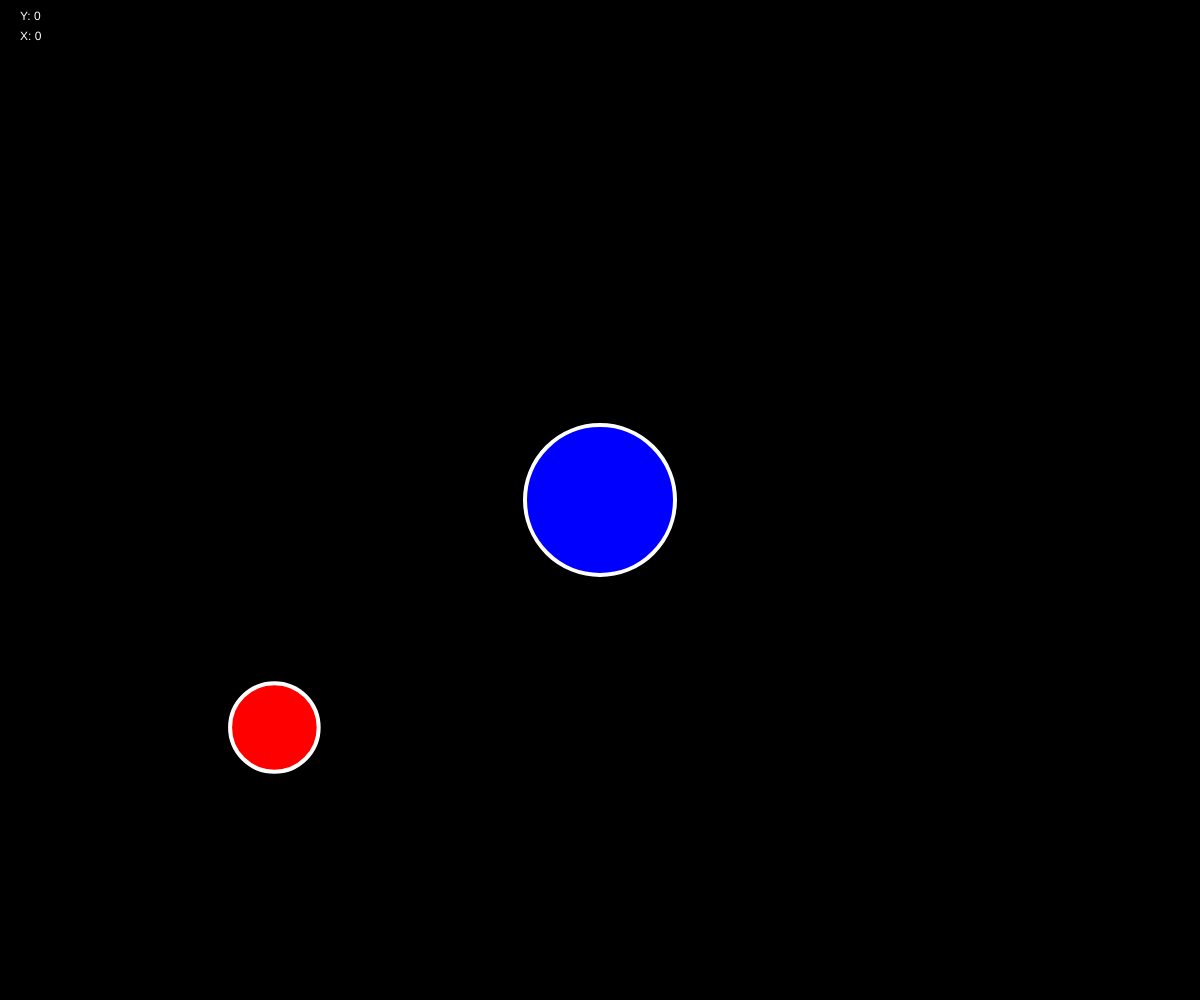
Frame 1 (no input)
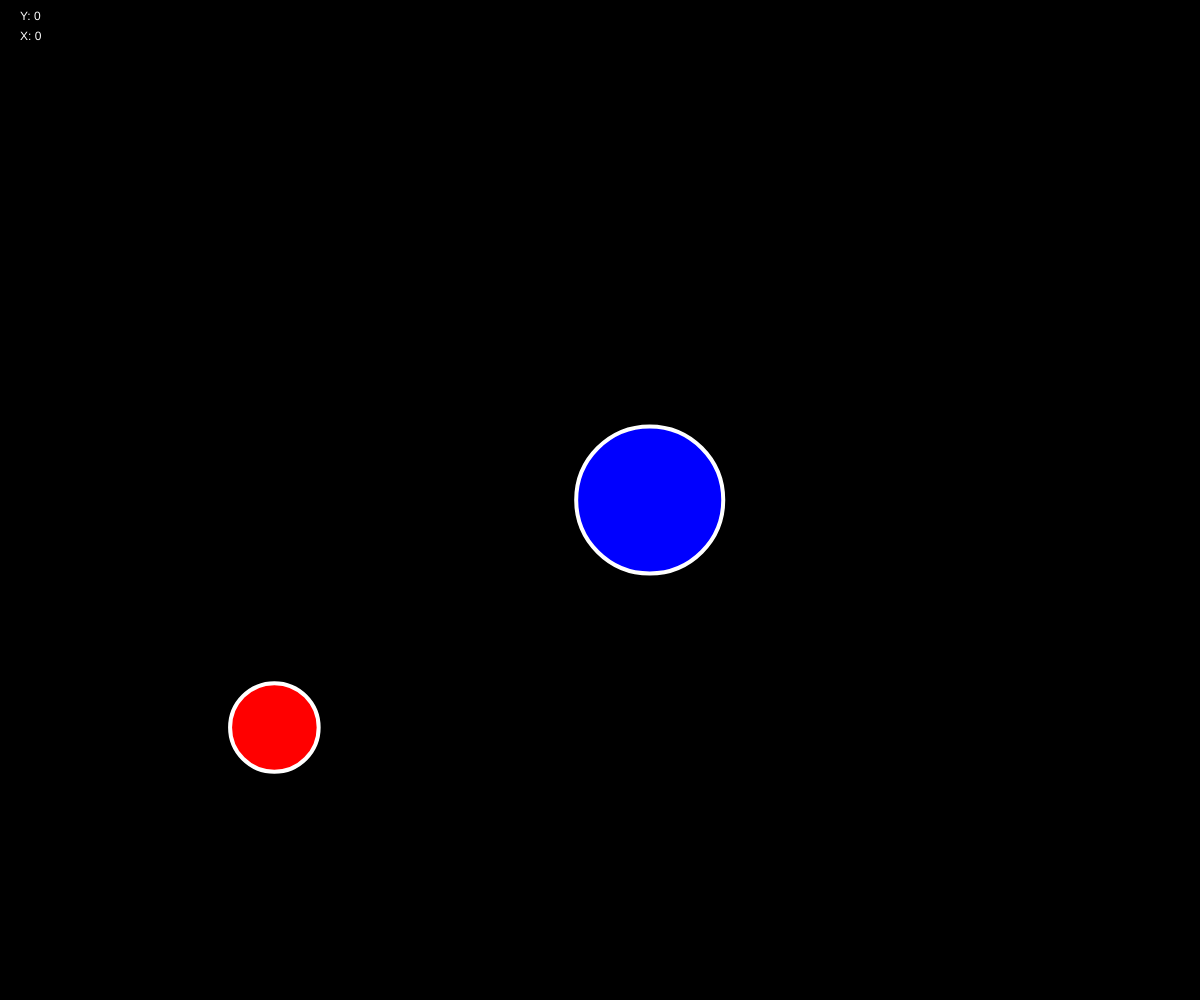
Frame 60 (no input)
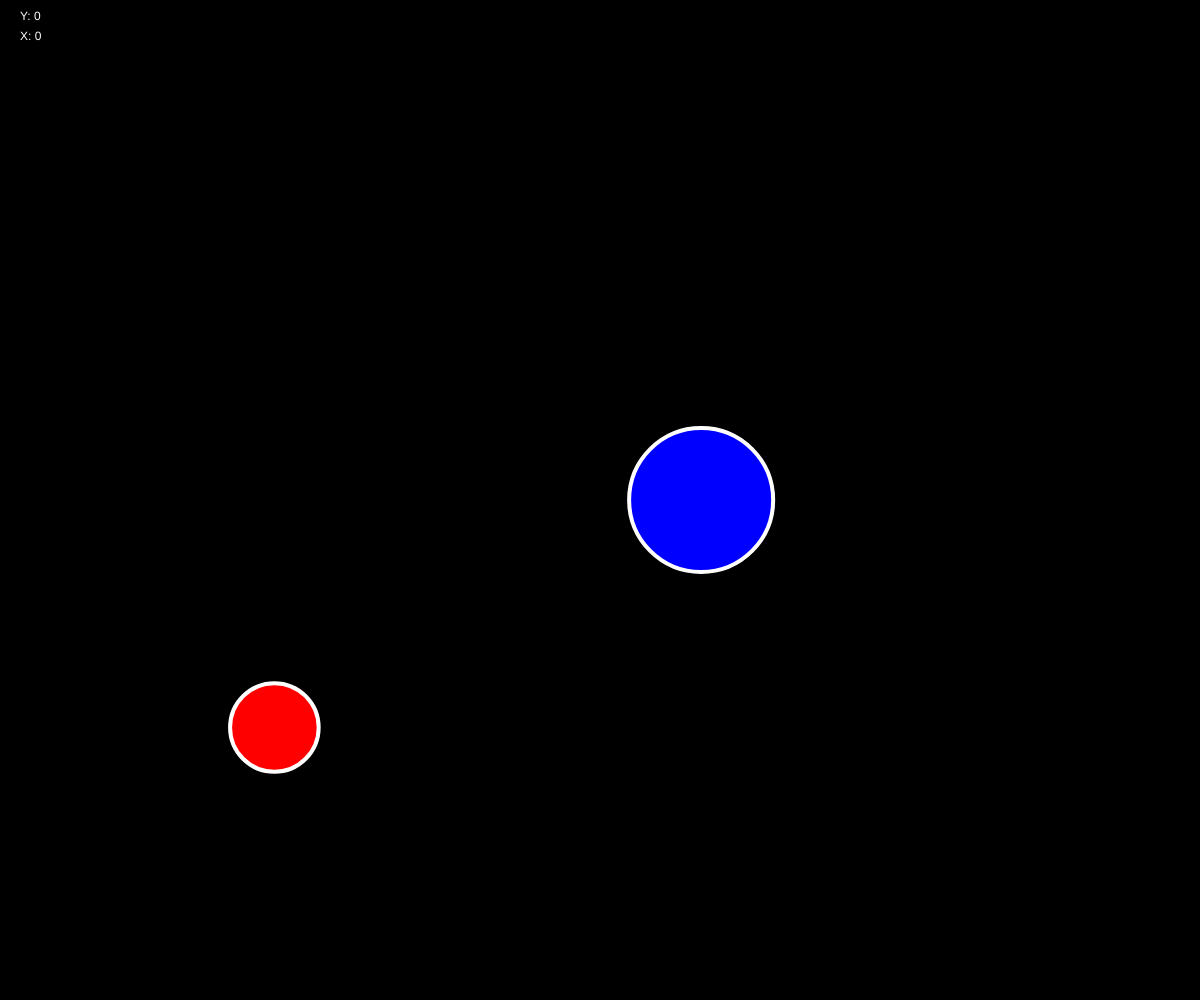
Frame 120 (the mouse pressed at the canvas centre since frame 60)

The p5.js sketch that drew these frames (run headless with seeded random() and noise() and a simulated clock; from frame 60 on, the mouse is pressed at the canvas centre):

// p5.js sketch
// ── sketch.js
//variable para guardar la bola
var b;

//variable comida
var c;

function setup() {

  //crea un canvas del tamano de la ventana
  createCanvas(windowWidth, windowHeight);

  //crea un objeto de la funcion bola
  b = new bola();
  c = new comida();
}

function draw() {
  background(0, 0, 0);

  //imprime los valores de rotacion en X y en Y
  fill(255);
  noStroke();
  text("X: " + floor(rotationY), 20, 40);
  text("Y: " + floor(rotationX), 20, 20);

  //muestra y mueve la bola
  b.mostrar();
  b.mover();
  b.disminuir()

  //muestra la comida
  c.mostrar();

  //revisa que la bola este tocando la comida
  if (dist(b.x, b.y, c.x, c.y) < b.tam / 2 + c.tam / 2) {

    //llama a la funcion morir de la comida
    c.morir();

    //llama a la funcion crecer de la bola y le pasa como parametro el tamano de la comida
    b.crecer(c.tam);
  }

}


function bola() {

  //el tamano es relativo al ancho de la ventana
  this.tam = windowWidth / 8;

  //asigna la posicion en el centro de la ventana
  this.x = width / 2;
  this.y = height / 2;

  //variables de velocidad inician en cero
  this.velx = 0;
  this.vely = 0;

  //funcion mostrar: dibuja la bola
  this.mostrar = function() {
    fill(0, 0, 255);
    strokeWeight(4);
    stroke(255);
    ellipse(this.x, this.y, this.tam, this.tam);
  }

  //funcion mover: dibuja la bola
  this.mover = function() {

    //el movimiento se asigna por la posicion + la velocidad
    this.x = this.x + this.velx;
    this.y = this.y + this.vely;

    //rotationX contola Y
    this.vely = map(rotationX, -90, 90, -3, 3);

    //rotation Y controla X
    this.velx = map(rotationY, -90, 50, -3, 3);

    //evita que la bola salga de la pantalla
    this.x = constrain(this.x, this.tam / 2, width - this.tam / 2);
    this.y = constrain(this.y, this.tam / 2, height - this.tam / 2);
  }

  //funcion crecer: aumenta el tamano de la bola con el valor que llega por parametro. 
  this.crecer = function(t) {
    if (this.tam <= 200) {
      this.tam += t;
    }
  }

  //funcion disminuir; disminuye constantemente el tamano de la bola hasta llegar a un minimo de 3
  this.disminuir = function(t) {
    if (this.tam >= 3) {
      this.tam -= 0.05;
    }
  }
}

function comida() {

  //el tamano es relativo al ancho de la ventana
  this.tam = random(10, windowWidth / 10);

  //asigna la posicion en el centro de la ventana
  this.x = random(this.tam / 2, width - this.tam / 2);
  this.y = random(this.tam / 2, height - this.tam / 2);

  //funcion mostrar: dibuja la bola
  this.mostrar = function() {
    fill(255, 0, 0);
    strokeWeight(4);
    stroke(255);
    ellipse(this.x, this.y, this.tam, this.tam);
  }

  //funcion morir: 
  this.morir = function() {
    this.x = random(this.tam / 2, width - this.tam / 2);
    this.y = random(this.tam / 2, height - this.tam / 2);
  }
}
